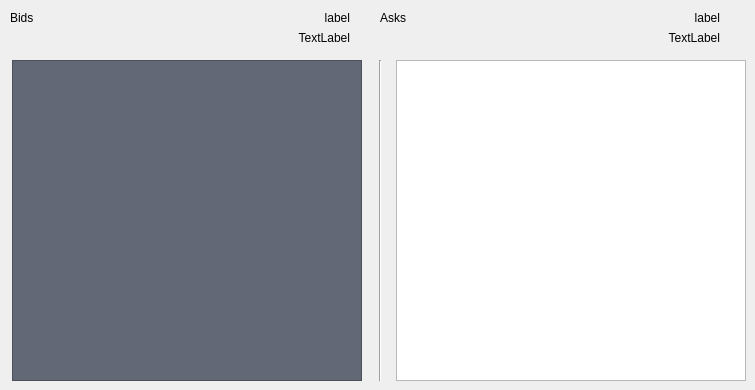
   <widget class="QWidget" name="OrderBook">
    <attribute name="title">
     <string>Order Book</string>
    </attribute>
    <widget class="QTableWidget" name="BidsTable">
     <property name="geometry">
      <rect>
       <x>12</x>
       <y>60</y>
       <width>350</width>
       <height>321</height>
      </rect>
     </property>
     <property name="font">
      <font>
       <pointsize>9</pointsize>
       <weight>50</weight>
       <bold>false</bold>
      </font>
     </property>
     <property name="styleSheet">
      <string notr="true">background-color:rgb(98, 104, 118);
color:rgb(211, 215, 207);</string>
     </property>
     <property name="horizontalScrollBarPolicy">
      <enum>Qt::ScrollBarAsNeeded</enum>
     </property>
    </widget>
    <widget class="QTableWidget" name="AsksTable">
     <property name="geometry">
      <rect>
       <x>396</x>
       <y>60</y>
       <width>350</width>
       <height>321</height>
      </rect>
     </property>
     <property name="font">
      <font>
       <pointsize>9</pointsize>
       <weight>50</weight>
       <bold>false</bold>
      </font>
     </property>
     <property name="horizontalScrollBarPolicy">
      <enum>Qt::ScrollBarAsNeeded</enum>
     </property>
    </widget>
    <widget class="QLabel" name="BidsCount">
     <property name="geometry">
      <rect>
       <x>10</x>
       <y>10</y>
       <width>91</width>
       <height>16</height>
      </rect>
     </property>
     <property name="text">
      <string>Bids</string>
     </property>
    </widget>
    <widget class="QLabel" name="AsksCount">
     <property name="geometry">
      <rect>
       <x>380</x>
       <y>10</y>
       <width>91</width>
       <height>16</height>
      </rect>
     </property>
     <property name="text">
      <string>Asks</string>
     </property>
    </widget>
    <widget class="QLabel" name="TFSupply">
     <property name="geometry">
      <rect>
       <x>540</x>
       <y>10</y>
       <width>180</width>
       <height>15</height>
      </rect>
     </property>
     <property name="text">
      <string>label</string>
     </property>
     <property name="alignment">
      <set>Qt::AlignRight|Qt::AlignTrailing|Qt::AlignVCenter</set>
     </property>
    </widget>
    <widget class="QLabel" name="VALIDEUMDemand">
     <property name="geometry">
      <rect>
       <x>160</x>
       <y>10</y>
       <width>190</width>
       <height>15</height>
      </rect>
     </property>
     <property name="text">
      <string>label</string>
     </property>
     <property name="alignment">
      <set>Qt::AlignRight|Qt::AlignTrailing|Qt::AlignVCenter</set>
     </property>
    </widget>
    <widget class="QLabel" name="BtcDemand">
     <property name="geometry">
      <rect>
       <x>200</x>
       <y>30</y>
       <width>150</width>
       <height>15</height>
      </rect>
     </property>
     <property name="text">
      <string>TextLabel</string>
     </property>
     <property name="alignment">
      <set>Qt::AlignRight|Qt::AlignTrailing|Qt::AlignVCenter</set>
     </property>
    </widget>
    <widget class="QLabel" name="BtcSupply">
     <property name="geometry">
      <rect>
       <x>570</x>
       <y>30</y>
       <width>150</width>
       <height>15</height>
      </rect>
     </property>
     <property name="text">
      <string>TextLabel</string>
     </property>
     <property name="alignment">
      <set>Qt::AlignRight|Qt::AlignTrailing|Qt::AlignVCenter</set>
     </property>
    </widget>
    <widget class="Line" name="line">
     <property name="geometry">
      <rect>
       <x>370</x>
       <y>60</y>
       <width>20</width>
       <height>321</height>
      </rect>
     </property>
     <property name="orientation">
      <enum>Qt::Vertical</enum>
     </property>
    </widget>
   </widget>
